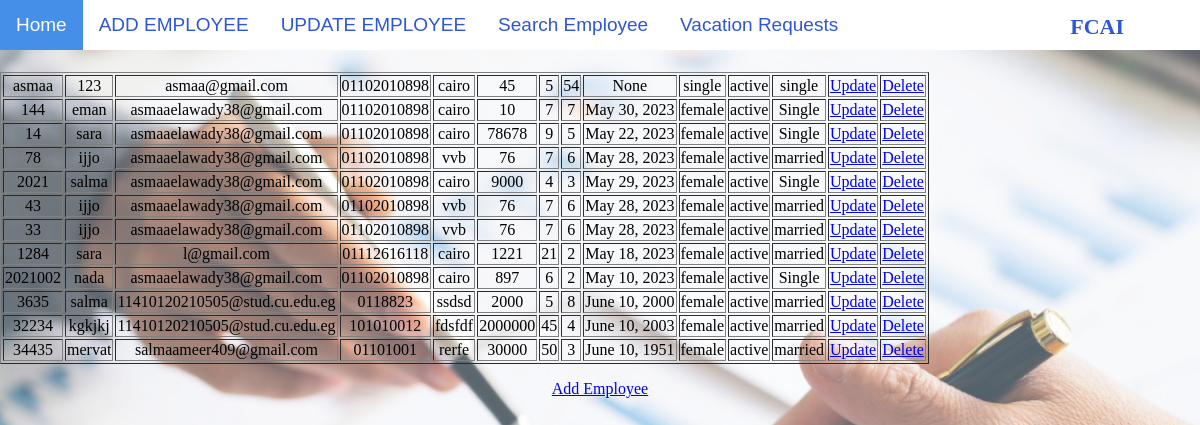
Page /table on the earlier database version.
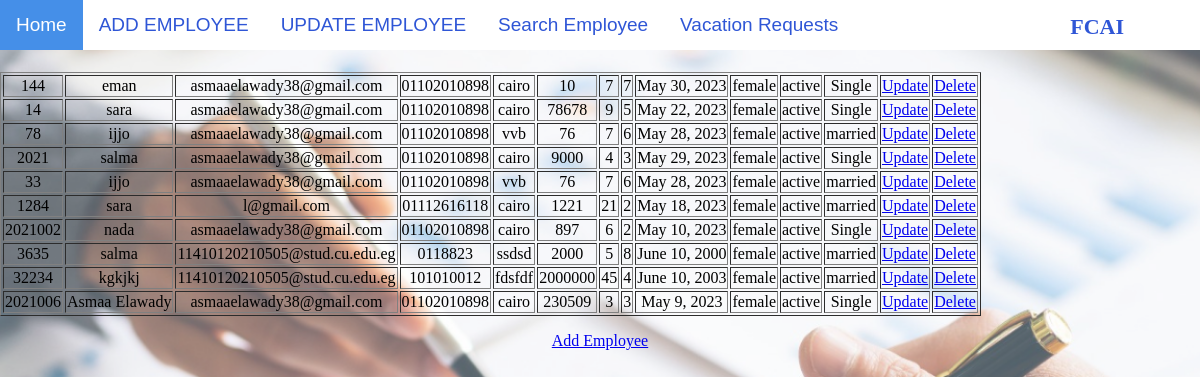
Same page on the later database version.
### HR/models.py (models this page shows)
class RegisterForm(models.Model):
    gndr=[
        ('Male','M'),('Female','F'),
        ]
    ms=[
        ('Single','Single'),('Married','Married'),
        ]
    stats=[
        ('Active','Active'),
        ('Inactive','Inactive'),
    ]
    EmployeeID = models.CharField(max_length=100,primary_key=True)
    EmployeeName = models.CharField(max_length=100)
    email = models.EmailField(max_length=100)
    phone = models.CharField(max_length=100)
    Addres = models.CharField(max_length=100)
    Salary = models.CharField(max_length=100)
    NumberVacation = models.CharField(max_length=100)
    NumberApprovedVacation = models.CharField(max_length=100)
    Date = models.DateField()
    Gender = models.CharField(max_length=8,choices=gndr)
    Status = models.CharField(max_length=8,choices=stats)
    MARITALSTATUE = models.CharField(max_length=8,choices=ms)

### HR/views.py (the view)
# urls.py: path('table',views.table,name='table'),
def table(request):
  mymembers = RegisterForm.objects.all().values()
  template = loader.get_template('table.html')
  context = {
    'mymembers': mymembers,
  }
  return HttpResponse(template.render(context, request))

### HR/templates/table.html (shortened to what this page needs)
{% include 'navbar.html' %}
{% load static %}
<link rel="stylesheet" href="{% static 'css/addEmployee.css' %}">
<body>
{% block content %}
<table border="1">
{% for x in mymembers %}
<tr>
<td>{{ x.EmployeeID }}</td>
<td>{{ x.EmployeeName }}</td>
<td>{{ x.email }}</td>
<td>{{ x.phone }}</td>
<td>{{ x.Addres }}</td>
<td>{{ x.Salary }}</td>
<td>{{ x.NumberVacation }}</td>
<td>{{ x.NumberApprovedVacation }}</td>
<td>{{ x.Date }}</td>
<td>{{ x.Gender }}</td>
<td>{{ x.Status }}</td>
<td>{{ x.MARITALSTATUE }}</td>
<td><a href="update/{{ x.EmployeeID }}">Update</a></td>
<td><a href="delete/{{ x.EmployeeID }}">Delete</a></td>
</tr>
{% endfor %}
</table>
<p>
    <a href="add/">Add Employee</a>
</p>
</body>
{% endblock content %}

Differences in the rows shown:
removed RegisterForm: EmployeeID "asmaa", EmployeeName "123", email "asmaa@gmail.com", phone "01102010898", Addres "cairo", Salary "45", NumberVacation "5", NumberApprovedVacation "54", Date "None", Gender "single", Status "active", MARITALSTATUE "single"
removed RegisterForm: EmployeeID "43", EmployeeName "ijjo", email "asmaaelawady38@gmail.com", phone "01102010898", Addres "vvb", Salary "76", NumberVacation "7", NumberApprovedVacation "6", Date "May 28, 2023", Gender "female", Status "active", MARITALSTATUE "married"
removed RegisterForm: EmployeeID "34435", EmployeeName "mervat", email "salmaameer409@gmail.com", phone "01101001", Addres "rerfe", Salary "30000", NumberVacation "50", NumberApprovedVacation "3", Date "June 10, 1951", Gender "female", Status "active", MARITALSTATUE "married"
added RegisterForm: EmployeeID "2021006", EmployeeName "Asmaa Elawady", email "asmaaelawady38@gmail.com", phone "01102010898", Addres "cairo", Salary "230509", NumberVacation "3", NumberApprovedVacation "3", Date "May 9, 2023", Gender "female", Status "active", MARITALSTATUE "Single"
